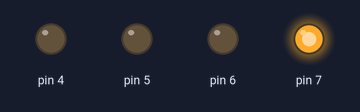
Recording of a sketch running on a simulated Arduino Uno, built with avr-gcc and run on an emulated ATmega328P. On the bench: output pins drawn as LEDs (lit = HIGH).

Above: at 0.12 s.
At 0.62 s:
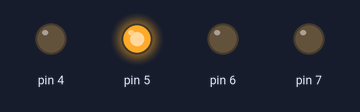
At 1.87 s:
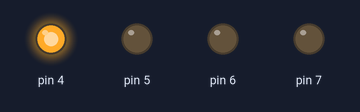
At 6.3 s:
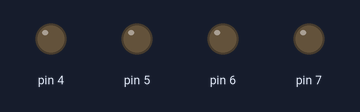
At 11.12 s:
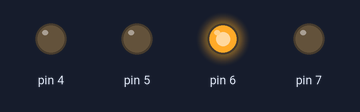
Timing chart, 0 to 11.4 s (numbered marks = the images above):
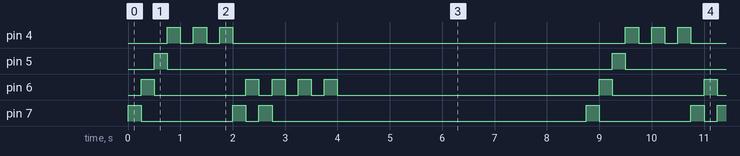

Measured:
- by itself, pin 4: repeats every 8.8 s: 2 × (LOW 0.25 s, HIGH 0.25 s), LOW 7.5 s, HIGH 0.25 s
- by itself, pin 5: alternates HIGH for 0.25 s and LOW for 8.5 s
- by itself, pin 6: repeats every 8.8 s: LOW 1.8 s, 3 × (HIGH 0.25 s, LOW 0.25 s), HIGH 0.25 s, LOW 5.0 s, HIGH 0.25 s
- by itself, pin 7: repeats every 8.8 s: LOW 1.8 s, HIGH 0.25 s, LOW 0.25 s, HIGH 0.25 s, LOW 6.0 s, HIGH 0.25 s

The sketch:

varios_leds1.ino
```cpp
// C++ code
//
void setup()
{
  pinMode(7, OUTPUT);
  pinMode(6, OUTPUT);
  pinMode(5, OUTPUT);
  pinMode(4, OUTPUT);
}

void loop()
{
  digitalWrite(7, HIGH);
  delay(250);
  digitalWrite(7, LOW);
  digitalWrite(6, HIGH);
  delay(250);
  digitalWrite(6, LOW);
  digitalWrite(5, HIGH);
  delay(250);
  digitalWrite(5, LOW);
  digitalWrite(4, HIGH);
  delay(250);
  digitalWrite(4, LOW);
  delay(250);
  digitalWrite(4, HIGH);
  delay(250);
  digitalWrite(4, LOW);
  delay(250);
  digitalWrite(4, HIGH);
  delay(250);
  digitalWrite(4, LOW);
  digitalWrite(7, HIGH);
  delay(250);
  digitalWrite(7, LOW);
  digitalWrite(6, HIGH);
  delay(250);
  digitalWrite(7,HIGH);
  digitalWrite(6,LOW);
  delay(250);
  digitalWrite(7, LOW);
  digitalWrite(6, HIGH);
  delay(250);
  digitalWrite(6, LOW);
  delay(250);
  digitalWrite(6, HIGH);
  delay(250);
  digitalWrite(6, LOW);
  delay(250);
  digitalWrite(6, HIGH);
  delay(250);
  digitalWrite(6, LOW);
  digitalWrite(3, HIGH);
  delay(250);
  digitalWrite(3,LOW);
  digitalWrite(2,HIGH);
  delay(250);
  digitalWrite(2,LOW);
  digitalWrite(8, HIGH);
  delay(250);
  digitalWrite(8,LOW);
  delay(250);
  digitalWrite(8,HIGH);
  delay(250);
  digitalWrite(8,LOW);
  delay(250);
  digitalWrite(8,HIGH);
  delay(250);
  digitalWrite(8,LOW);
  delay(3000);
}
```
